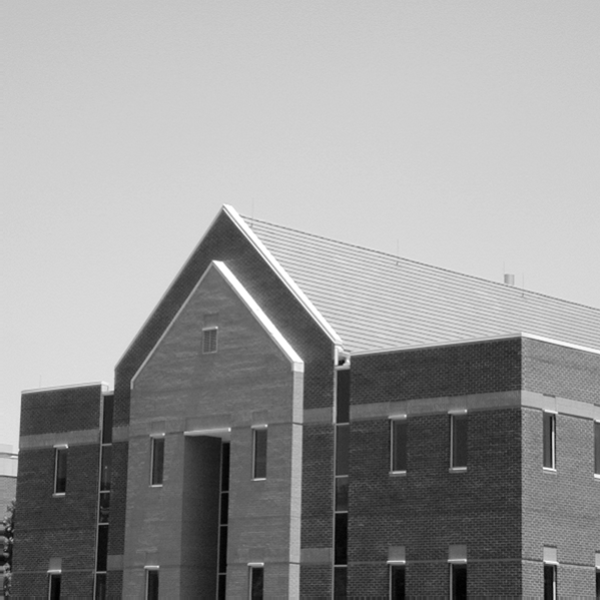
#> input picture exercises/exercise_04/building.tif, 600 x 600 px, found by its file name
$ jupyter execute 190026T_en2550_exercise_04.ipynb
#> lines starting #> are read from the running program, lines starting #| are printed output that depends on the picture; after the words box and inside, x2 and y2 are one past the last pixel; in counts of white or black regions, pixels touching at a corner belong together
Index number : 190026T

Name         : AHAMED M.I.I

[cell 1]
#1)
import cv2 as cv
import numpy as np
import matplotlib.pyplot as plt
from matplotlib import cm

delta = 1
X, Y = np.meshgrid(np.arange(-5, 5 + delta, delta), np.arange(-5, 5 + delta, delta))

sigma = 1
gaussian = np.exp(-(X**2 + Y**2)/(2*sigma**2))
gaussian = gaussian/np.sum(gaussian)

kernel_y = np.array([(-1, -2, -1), (0, 0, 0), (1, 2, 1)], dtype = np.float32)
gaussian_x = cv.filter2D(gaussian, -1, kernel_y)

kernel_x = np.array([(-1, 0, 1), (-2, 0, 2), (-1, 0, 1)], dtype = np.float32)
gaussian_y = cv.filter2D(gaussian, -1, kernel_x)

fig1, ax = plt.subplots(subplot_kw={"projection": "3d"}, figsize=(8,8))
ax.title.set_text('gradient in x direction')
surf = ax.plot_surface(X, Y, gaussian_x, cmap=cm.jet,
                       linewidth=0, antialiased=False)

fig2, ax = plt.subplots(subplot_kw={"projection": "3d"}, figsize=(8,8))
ax.title.set_text('gradient in y direction')
surf = ax.plot_surface(X, Y, gaussian_y, cmap=cm.jet,
                       linewidth=0, antialiased=False)
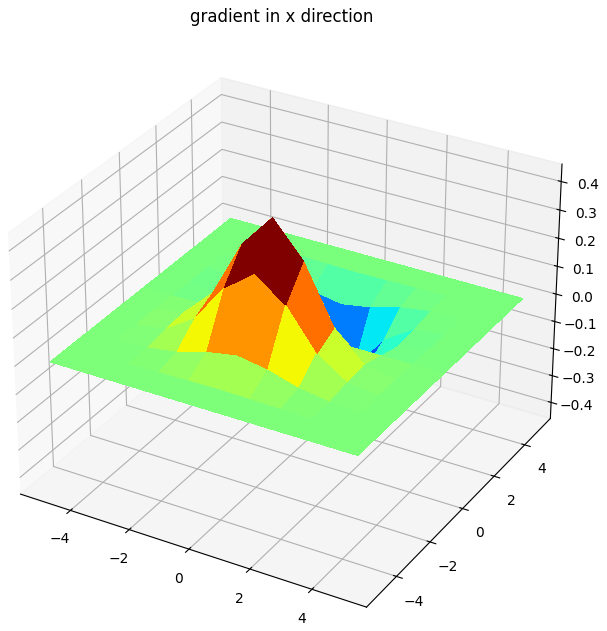
#> figure drawn by matplotlib, 1 panel
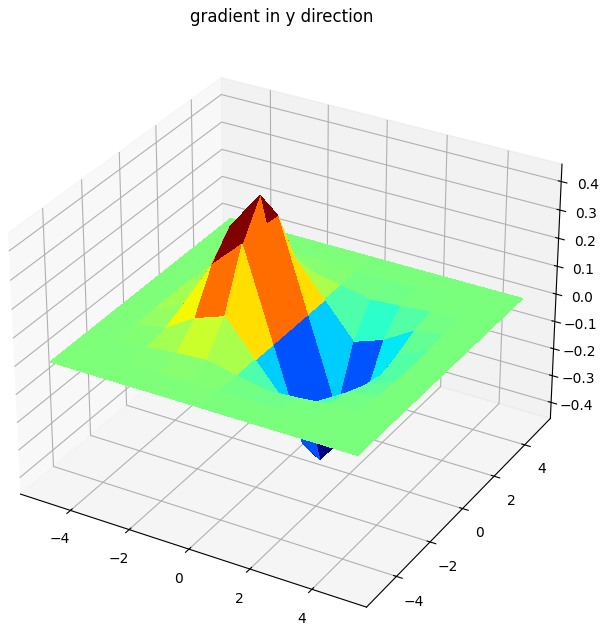
#> figure drawn by matplotlib, 1 panel

[cell 2]
#2)
building = cv.imread(r'E:\Aca\aca sem 4\Image Processing & Machine vision\exercises\exercise_04\building.tif')
#> building is the input picture: shape (600, 600, 3); min 0, max 255, mean 152.8
assert building is not None

fig, ax = plt.subplots(1,2, figsize=(10,5))
ax[0].imshow(building, cmap = 'gray', vmin =0, vmax=255)
ax[0].title.set_text('original image')
ax[0].axis('off')
ax[0].xaxis.tick_top()

gray_building = cv.cvtColor(building, cv.COLOR_BGR2GRAY)
gray_building = np.float32(gray_building)

harris = cv.cornerHarris(gray_building, 2, 5, 0.07)
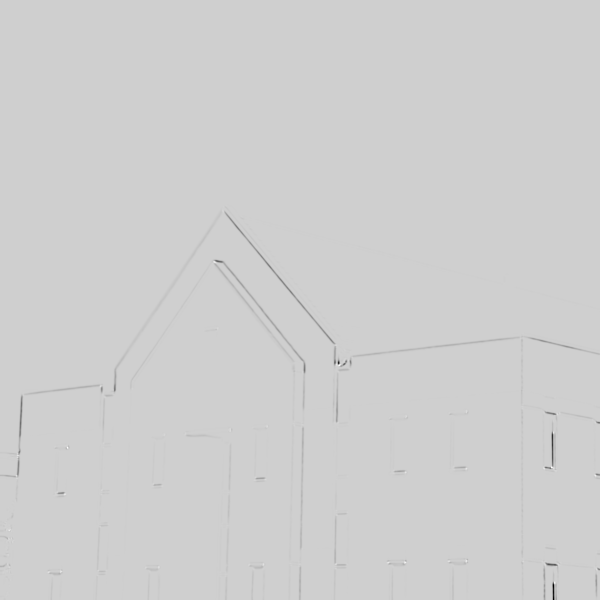
#> harris: shape (600, 600) float32; min -3.46e+09, max 796124160, mean -7175184; drawn with min black and max white
harris = cv.dilate(harris, None)
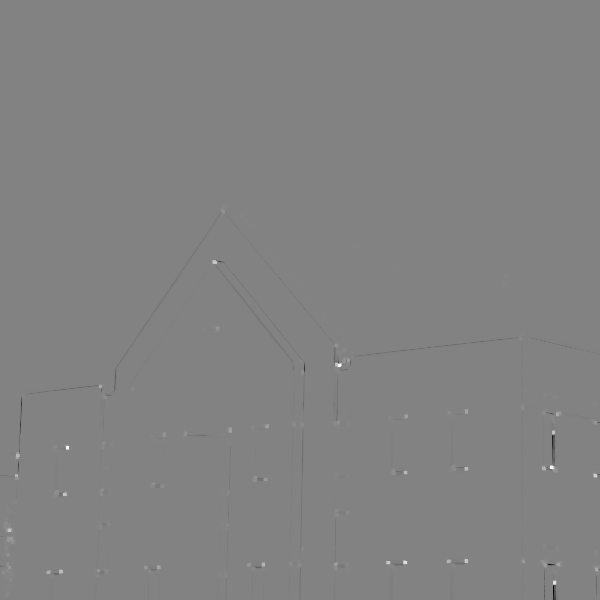
#> harris: shape (600, 600) float32; min -833440960, max 796124160, mean -86813.5; drawn with min black and max white
threshold = 0.01
building[harris > threshold * harris.max()]=[255, 0, 0]
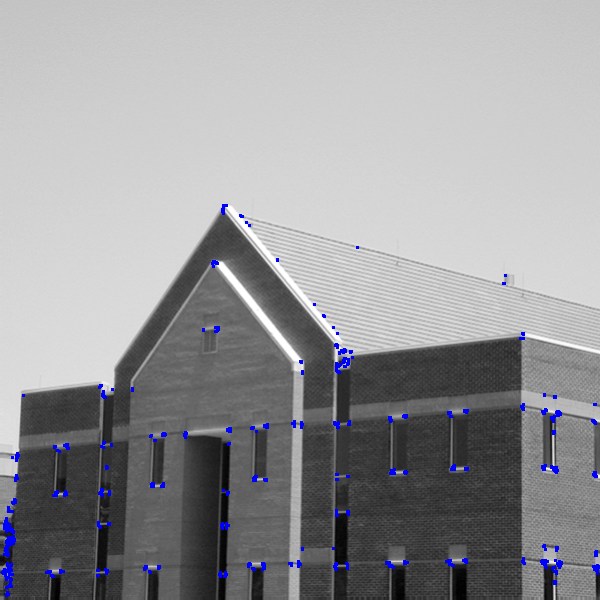
#> building: shape (600, 600, 3); 1.01% of pixels changed, all inside (x1, y1, x2, y2) = (1, 204, 600, 597)

ax[1].imshow(building, cmap = 'gray', vmin =0, vmax=255)
ax[1].title.set_text('Harris detection')
ax[1].axis('off')
ax[1].xaxis.tick_top()
#> figure, not shown here; B, G, R data is drawn as R, G, B

[cell 3]
#3)
building = cv.imread(r'E:\Aca\aca sem 4\Image Processing & Machine vision\exercises\exercise_04\building.tif')
assert building is not None

I = cv.cvtColor(building, cv.COLOR_BGR2GRAY)
I = np.float32(I)

fig, ax = plt.subplots(1,2, figsize=(10,5))
ax[0].imshow(I, cmap = 'gray', vmin =0, vmax=255)
ax[0].title.set_text('original image')
ax[0].axis('off')
ax[0].xaxis.tick_top()

kernel_y = np.array([(-1, -2, -1), (0, 0, 0), (1, 2, 1)], dtype=np.float32)
kernel_x = np.array([(-1, 0, 1), (-2, 0, 2), (-1, 0, 1)], dtype=np.float32)

Ix = cv.filter2D(I, -1, kernel_y)
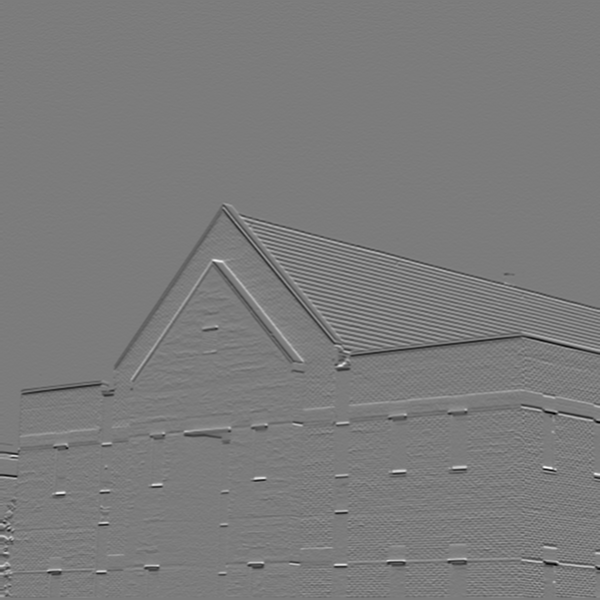
#> Ix: shape (600, 600) float32; min -586, max 618, mean -1.7; drawn with min black and max white
Iy = cv.filter2D(I, -1, kernel_x)
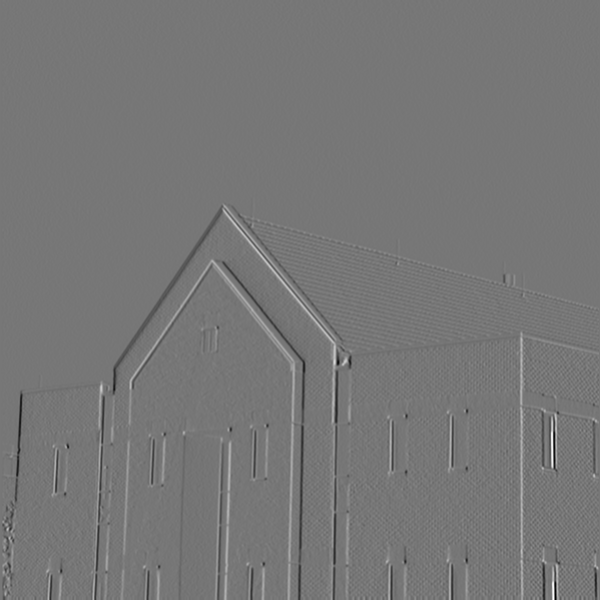
#> Iy: shape (600, 600) float32; min -677, max 772, mean -0.2; drawn with min black and max white

m11 = cv.GaussianBlur(Ix*Ix, (3,3), 7)
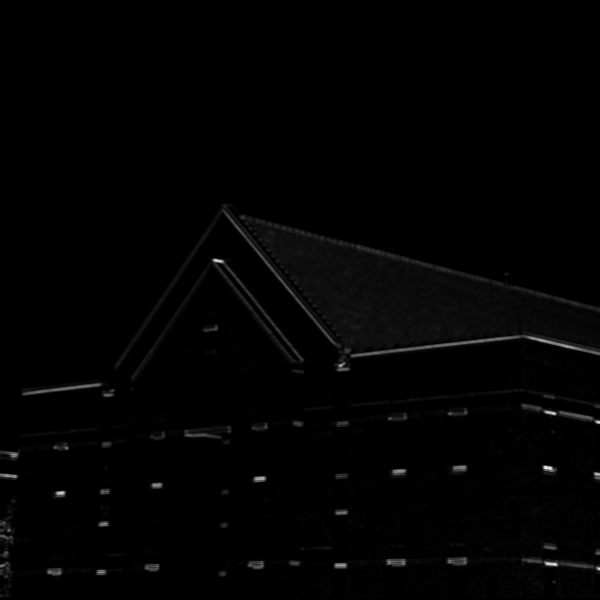
#> m11: shape (600, 600) float32; min 0, max 202662.7, mean 2276.7; drawn with min black and max white
m12 = cv.GaussianBlur(Ix*Iy, (3,3), 7)
m21 = m12
m22 = cv.GaussianBlur(Iy*Iy, (3,3), 7)
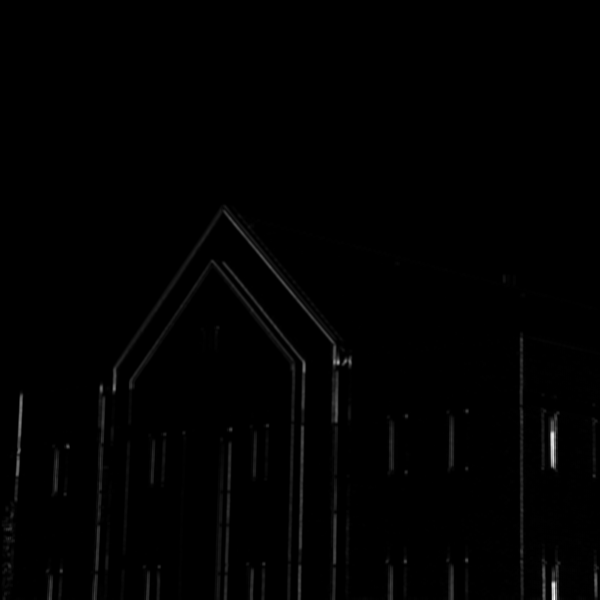
#> m22: shape (600, 600) float32; min 0, max 346117.7, mean 2378.4; drawn with min black and max white

det = m11*m22 - m12*m21
trace = m11 + m22
alpha = 0.04
R = det - alpha*trace**2
threshold = 0.005
building[R > threshold*R.max()]=[0, 255, 0]

ax[1].imshow(building, cmap = 'gray')
ax[1].title.set_text('Harris detection')
ax[1].axis('off')
ax[1].xaxis.tick_top()

[cell 4]
#4)
building = cv.imread(r'E:\Aca\aca sem 4\Image Processing & Machine vision\exercises\exercise_04\building.tif')
assert building is not None

fig, ax = plt.subplots(1,2, figsize=(10,5))
ax[0].imshow(building, cmap = 'gray', vmin =0, vmax=255)
ax[0].title.set_text('original image')
ax[0].axis('off')
ax[0].xaxis.tick_top()

canny = cv.Canny(building, 200, 300)
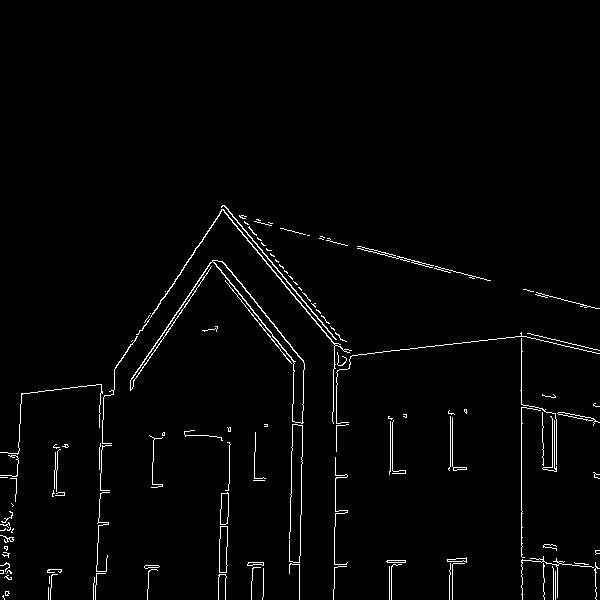
#> canny: shape (600, 600); 1.9% white in thin lines or dots, all inside (x1, y1, x2, y2) = (0, 205, 600, 600)

ax[1].imshow(canny, cmap = 'gray', vmin =0, vmax=255)
ax[1].title.set_text('Canny detection')
ax[1].axis('off')
ax[1].xaxis.tick_top()
